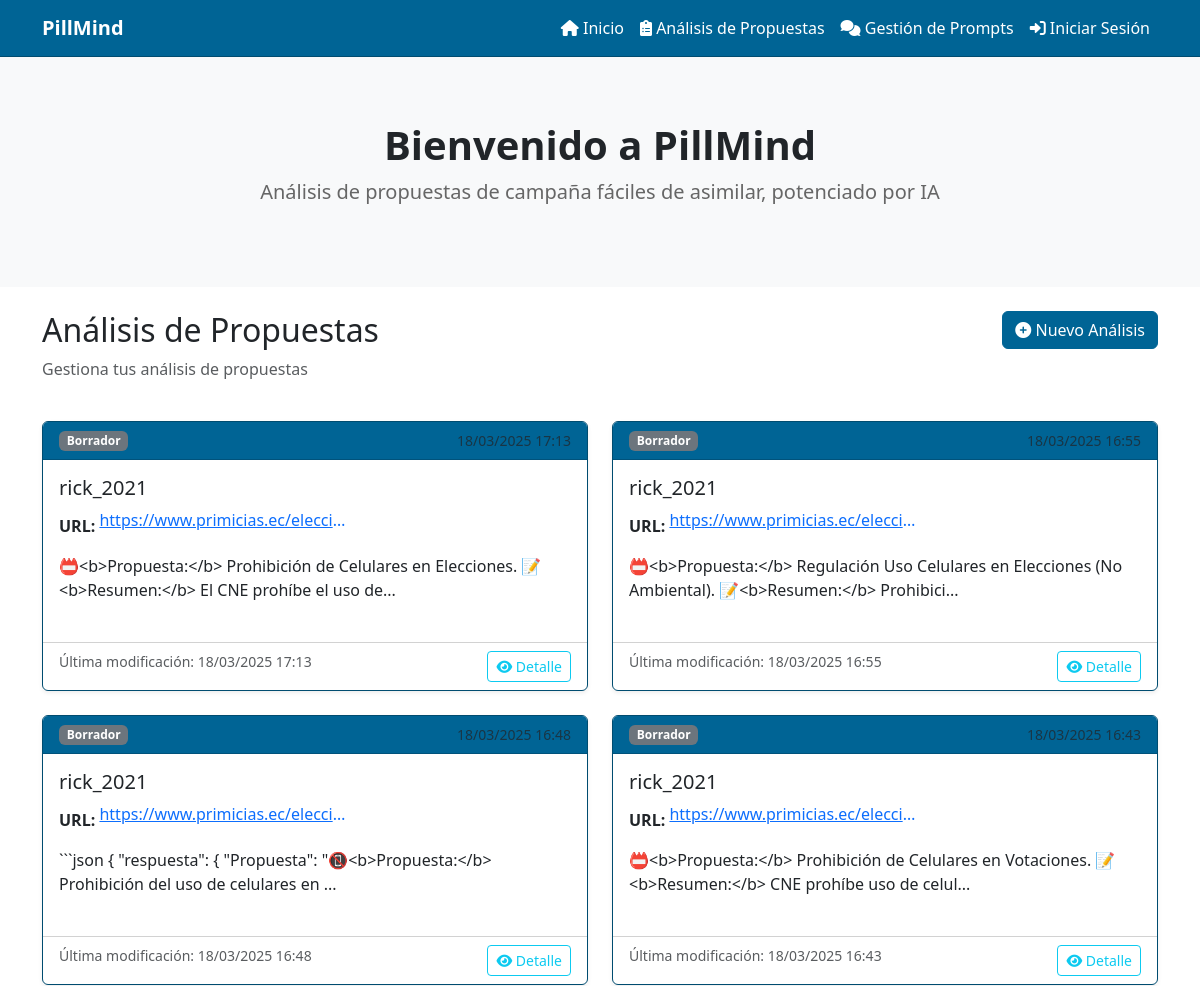
The page /propuestas/ (upper part) on the database as committed earlier.
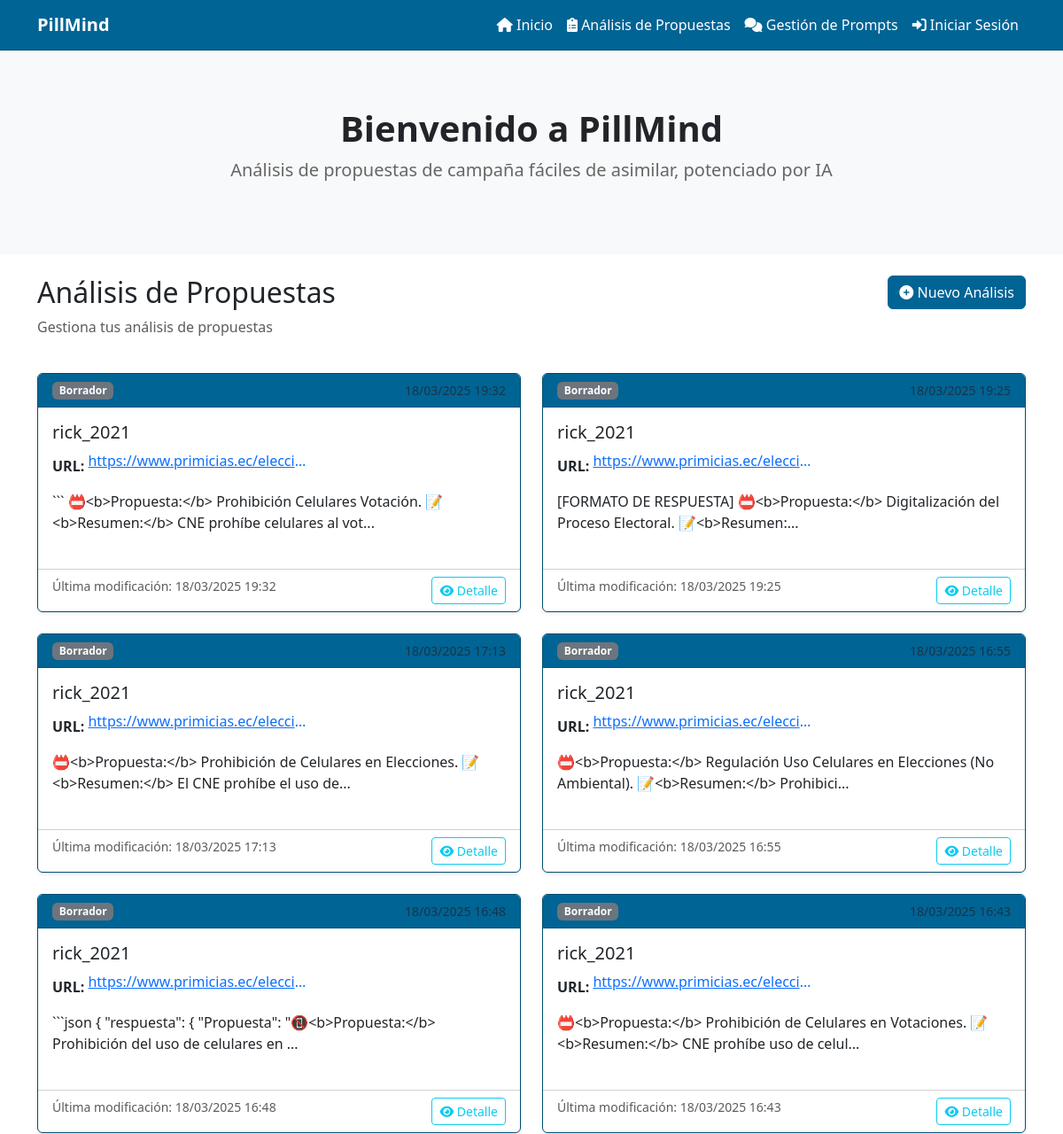
The same page on the database as committed later.
### webapp/models/analisis_propuesta.py (models this page shows, shortened)
class AnalisisPropuesta(SoftDeleteModel):
    class Estado(models.TextChoices):
        BORRADOR = 'BORRADOR', _('Borrador')
        PUBLICADO = 'PUBLICADO', _('Publicado')
        REVISADO = 'REVISADO', _('Revisado')
        EN_REVISION = 'EN_REVISION', _('En Revisión')
        RECHAZADO = 'RECHAZADO', _('Rechazado')
    usuario = models.ForeignKey(
        settings.AUTH_USER_MODEL,
        on_delete=models.SET_NULL,
        related_name='analisis_propuestas',
        verbose_name=_('Usuario'),
        null=True,
        blank=True
    )
    nombre_usuario = models.CharField(
        max_length=150,
        verbose_name=_('Nombre de Usuario'),
        blank=True,
        null=True,
        help_text=_('Nombre de usuario que creó el análisis')
    )
    email_usuario = models.EmailField(
        verbose_name=_('Email del Usuario'),
        blank=True,
        null=True,
        help_text=_('Email del usuario que creó el análisis')
    )
    url_propuesta = models.URLField(
        max_length=500,
        verbose_name=_('URL de Propuesta'),
        blank=True,
        null=True
    )
    titulo = models.CharField(
        max_length=255,
        verbose_name=_('Título de la Propuesta'),
        help_text=_('Nombre o título descriptivo de la propuesta'),
        null=True,
        blank=True  # Opcional para propuestas existentes
    )
    contenido = models.TextField(
        verbose_name=_('Contenido del Análisis'),
        help_text=_('Descripción detallada del análisis de la propuesta')
    )
    prompts_utilizados = models.JSONField(
        verbose_name=_('Prompts Utilizados (JSON)'),
        blank=True,
        null=True,
        help_text=_('Registro de prompts utilizados en el análisis (formato JSON)')
    )
    prompts = models.ManyToManyField(
        'Prompt',
        blank=True,
        related_name='analisis_propuestas',
        verbose_name=_('Prompts Utilizados')
    )
    fecha_analisis = models.DateTimeField(
        auto_now_add=True,
        verbose_name=_('Fecha de Análisis')
    )
    estado = models.CharField(
        max_length=20,
        choices=Estado.choices,
        default=Estado.BORRADOR,
        verbose_name=_('Estado')
    )
    fecha_ultima_modificacion = models.DateTimeField(
        auto_now=True,
        verbose_name=_('Última Modificación')
    )
    palabras_clave = models.CharField(
        max_length=255,
        blank=True,
        null=True,
        verbose_name=_('Palabras Clave')
    )
    def get_resumen(self, longitud=100):
        return self.contenido[:longitud] + '...' if len(self.contenido) > longitud else self.contenido
    class Meta:
        verbose_name = _('Análisis de Propuesta')
        verbose_name_plural = _('Análisis de Propuestas')
        ordering = ['-fecha_analisis']
        indexes = [
            models.Index(fields=['usuario', 'fecha_analisis']),
            models.Index(fields=['estado'])
        ]

### webapp/views/analisis_propuesta_views.py (the view)
# urls.py: path('propuestas/', AnalisisPropuestaListView.as_view(), name='analisis_propuesta_list'),
class AnalisisPropuestaListView(ListView):  # Not LoginRequiredMixin - allows all users to view list
    model = AnalisisPropuesta
    template_name = 'propuestas/lista_analisis.html'
    context_object_name = 'analisis_propuestas'
    def get_queryset(self):
        return AnalisisPropuesta.objects.all()

### webapp/models/soft_delete.py (called while the page is built)
    def get_queryset(self):
        return SoftDeleteQuerySet(self.model, using=self._db).filter(
            deleted_on__isnull=True
        )

### webapp/templates/propuestas/lista_analisis.html (shortened to what this page needs)
{% extends "base.html" %}
{% load i18n %}
{% block content %}
<div class="container mt-4">
    <div class="row mb-4">
        <div class="col-md-8">
            <h2>{% trans "Análisis de Propuestas" %}</h2>
            <p class="text-muted">{% trans "Gestiona tus análisis de propuestas" %}</p>
        </div>
        <div class="col-md-4 text-end">
            <a href="{% url 'analisis_propuesta_create' %}" class="btn btn-primary">
                <i class="fas fa-plus-circle"></i> {% trans "Nuevo Análisis" %}
            </a>
        </div>
    </div>
    {% if analisis_propuestas %}
        <div class="row">
            {% for analisis in analisis_propuestas %}
                <div class="col-md-6 mb-4">
                    <div class="card h-100">
                        <div class="card-header d-flex justify-content-between align-items-center">
                            <span class="badge bg-{{ analisis.estado|lower }}">
                                {{ analisis.get_estado_display }}
                            </span>
                            <small class="text-muted">{{ analisis.fecha_analisis|date:"d/m/Y H:i" }}</small>
                        </div>
                        <div class="card-body">
                            <h5 class="card-title">
                                {% if analisis.usuario %}
                                    {{ analisis.usuario.username }}
                                {% else %}
                                    {{ analisis.nombre_usuario|default:"Usuario eliminado" }}
                                {% endif %}
                            </h5>
                            {% if analisis.url_propuesta %}
                                <p class="card-text">
                                    <strong>{% trans "URL:" %}</strong>
                                    <a href="{{ analisis.url_propuesta }}" target="_blank" class="text-truncate d-inline-block" style="max-width: 250px;">
                                        {{ analisis.url_propuesta }}
                                    </a>
                                </p>
                            {% endif %}
                            <p class="card-text">{{ analisis.get_resumen }}</p>
                        </div>
                        <div class="card-footer bg-transparent">
                            <div class="d-flex justify-content-between">
                                <small class="text-muted">
                                    {% trans "Última modificación:" %} {{ analisis.fecha_ultima_modificacion|date:"d/m/Y H:i" }}
                                </small>
                                <div>
                                    <a href="{% url 'analisis_propuesta_detail' analisis.id %}" class="btn btn-sm btn-outline-info">
                                        <i class="fas fa-eye"></i> {% trans "Detalle" %}
                                    </a>
                                </div>
                            </div>
                        </div>
                    </div>
                </div>
            {% endfor %}
        </div>
    {% else %}
        <div class="alert alert-info">
            <i class="fas fa-info-circle"></i> {% trans "No hay análisis de propuestas disponibles." %}
            <a href="{% url 'analisis_propuesta_create' %}" class="alert-link">{% trans "Crear uno nuevo" %}</a>.
        </div>
    {% endif %}
</div>
{% endblock %}

Rows that differ between the two databases and show on the page:
added AnalisisPropuesta: estado "Borrador", fecha_analisis "18/03/2025 19:32", nombre_usuario "rick_2021", url_propuesta "https://www.primicias.ec/elecci…", get_resumen "``` 📛<b>Propuesta:</b> Prohibición Celulares Votación. 📝<b>Resumen:</b> CNE prohíbe celulares al vot...", fecha_ultima_modificacion "18/03/2025 19:32"
added AnalisisPropuesta: estado "Borrador", fecha_analisis "18/03/2025 19:25", nombre_usuario "rick_2021", url_propuesta "https://www.primicias.ec/elecci…", get_resumen "[FORMATO DE RESPUESTA] 📛<b>Propuesta:</b> Digitalización del Proceso Electoral. 📝<b>Resumen:...", fecha_ultima_modificacion "18/03/2025 19:25"
